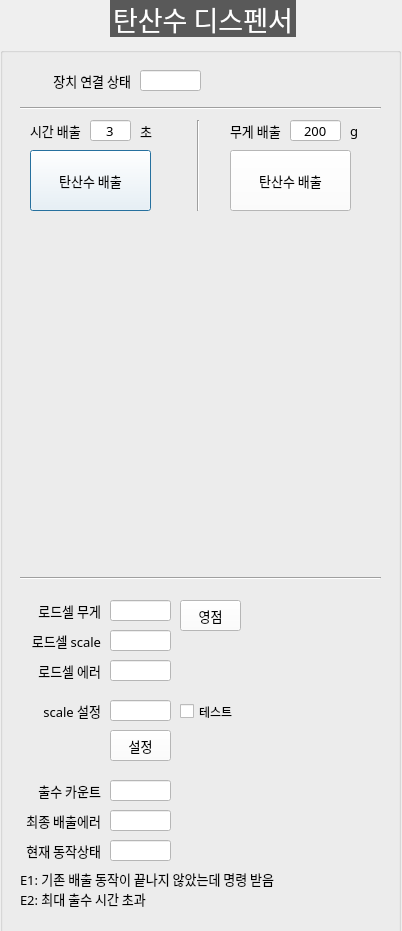
<?xml version="1.0" encoding="UTF-8"?>
<ui version="4.0">
 <class>DialogSodaDispenser</class>
 <widget class="QDialog" name="DialogSodaDispenser">
  <property name="geometry">
   <rect>
    <x>0</x>
    <y>0</y>
    <width>402</width>
    <height>931</height>
   </rect>
  </property>
  <property name="windowTitle">
   <string>Dialog</string>
  </property>
  <widget class="QGroupBox" name="GB_SODA">
   <property name="geometry">
    <rect>
     <x>0</x>
     <y>0</y>
     <width>401</width>
     <height>971</height>
    </rect>
   </property>
   <property name="font">
    <font>
     <family>함초롬돋움</family>
     <pointsize>20</pointsize>
     <weight>50</weight>
     <italic>false</italic>
     <bold>false</bold>
    </font>
   </property>
   <property name="styleSheet">
    <string notr="true">QGroupBox  {
    margin-top: 10px;
	font: 20pt &quot;함초롬돋움&quot;;
}

QGroupBox::title  {
    subcontrol-origin: margin;
    subcontrol-position: top center;
    padding: 10px 8000px 10px 8000px;
    background-color: #595959;
    color: rgb(255, 255, 255);
}
QLabel {
	font: 10pt &quot;함초롬돋움&quot;;
}
QComboBox{
	font: 10pt &quot;함초롬돋움&quot;;
	background-color: #ffffff
}
QPushButton{
	font: 10pt &quot;함초롬돋움&quot;;
	background-color: #ffffff
}
QLineEdit{
	font: 10pt &quot;함초롬돋움&quot;;
	background-color: #ffffff
}



</string>
   </property>
   <property name="title">
    <string>탄산수 디스펜서</string>
   </property>
   <widget class="QLineEdit" name="LE_SODA_CONNECTION">
    <property name="geometry">
     <rect>
      <x>140</x>
      <y>70</y>
      <width>61</width>
      <height>21</height>
     </rect>
    </property>
    <property name="font">
     <font>
      <family>함초롬돋움</family>
      <pointsize>10</pointsize>
      <weight>50</weight>
      <italic>false</italic>
      <bold>false</bold>
     </font>
    </property>
    <property name="readOnly">
     <bool>true</bool>
    </property>
   </widget>
   <widget class="QLabel" name="label_110">
    <property name="geometry">
     <rect>
      <x>20</x>
      <y>70</y>
      <width>111</width>
      <height>21</height>
     </rect>
    </property>
    <property name="font">
     <font>
      <family>함초롬돋움</family>
      <pointsize>10</pointsize>
      <weight>50</weight>
      <italic>false</italic>
      <bold>false</bold>
     </font>
    </property>
    <property name="text">
     <string>장치 연결 상태</string>
    </property>
    <property name="alignment">
     <set>Qt::AlignRight|Qt::AlignTrailing|Qt::AlignVCenter</set>
    </property>
   </widget>
   <widget class="Line" name="line_37">
    <property name="geometry">
     <rect>
      <x>20</x>
      <y>100</y>
      <width>361</width>
      <height>16</height>
     </rect>
    </property>
    <property name="font">
     <font>
      <pointsize>11</pointsize>
     </font>
    </property>
    <property name="orientation">
     <enum>Qt::Horizontal</enum>
    </property>
   </widget>
   <widget class="QPushButton" name="BTN_DISPENSE_SODA_BY_TIME">
    <property name="geometry">
     <rect>
      <x>30</x>
      <y>150</y>
      <width>121</width>
      <height>61</height>
     </rect>
    </property>
    <property name="font">
     <font>
      <family>함초롬돋움</family>
      <pointsize>10</pointsize>
      <weight>50</weight>
      <italic>false</italic>
      <bold>false</bold>
     </font>
    </property>
    <property name="text">
     <string>탄산수 배출</string>
    </property>
   </widget>
   <widget class="QLineEdit" name="LE_DISPENSE_COUNT">
    <property name="geometry">
     <rect>
      <x>110</x>
      <y>780</y>
      <width>61</width>
      <height>21</height>
     </rect>
    </property>
    <property name="font">
     <font>
      <family>함초롬돋움</family>
      <pointsize>10</pointsize>
      <weight>50</weight>
      <italic>false</italic>
      <bold>false</bold>
     </font>
    </property>
    <property name="readOnly">
     <bool>true</bool>
    </property>
   </widget>
   <widget class="QLabel" name="label_112">
    <property name="geometry">
     <rect>
      <x>30</x>
      <y>780</y>
      <width>71</width>
      <height>21</height>
     </rect>
    </property>
    <property name="font">
     <font>
      <family>함초롬돋움</family>
      <pointsize>10</pointsize>
      <weight>50</weight>
      <italic>false</italic>
      <bold>false</bold>
     </font>
    </property>
    <property name="text">
     <string>출수 카운트</string>
    </property>
    <property name="alignment">
     <set>Qt::AlignRight|Qt::AlignTrailing|Qt::AlignVCenter</set>
    </property>
   </widget>
   <widget class="QLineEdit" name="LE_LAST_DISPENSE_ERROR">
    <property name="geometry">
     <rect>
      <x>110</x>
      <y>810</y>
      <width>61</width>
      <height>21</height>
     </rect>
    </property>
    <property name="font">
     <font>
      <family>함초롬돋움</family>
      <pointsize>10</pointsize>
      <weight>50</weight>
      <italic>false</italic>
      <bold>false</bold>
     </font>
    </property>
    <property name="readOnly">
     <bool>true</bool>
    </property>
   </widget>
   <widget class="QLabel" name="label_113">
    <property name="geometry">
     <rect>
      <x>20</x>
      <y>810</y>
      <width>81</width>
      <height>21</height>
     </rect>
    </property>
    <property name="font">
     <font>
      <family>함초롬돋움</family>
      <pointsize>10</pointsize>
      <weight>50</weight>
      <italic>false</italic>
      <bold>false</bold>
     </font>
    </property>
    <property name="text">
     <string>최종 배출에러</string>
    </property>
    <property name="alignment">
     <set>Qt::AlignRight|Qt::AlignTrailing|Qt::AlignVCenter</set>
    </property>
   </widget>
   <widget class="QLabel" name="label_114">
    <property name="geometry">
     <rect>
      <x>20</x>
      <y>840</y>
      <width>81</width>
      <height>21</height>
     </rect>
    </property>
    <property name="font">
     <font>
      <family>함초롬돋움</family>
      <pointsize>10</pointsize>
      <weight>50</weight>
      <italic>false</italic>
      <bold>false</bold>
     </font>
    </property>
    <property name="text">
     <string>현재 동작상태</string>
    </property>
    <property name="alignment">
     <set>Qt::AlignRight|Qt::AlignTrailing|Qt::AlignVCenter</set>
    </property>
   </widget>
   <widget class="QLineEdit" name="LE_OP_STATE">
    <property name="geometry">
     <rect>
      <x>110</x>
      <y>840</y>
      <width>61</width>
      <height>21</height>
     </rect>
    </property>
    <property name="font">
     <font>
      <family>함초롬돋움</family>
      <pointsize>10</pointsize>
      <weight>50</weight>
      <italic>false</italic>
      <bold>false</bold>
     </font>
    </property>
    <property name="readOnly">
     <bool>true</bool>
    </property>
   </widget>
   <widget class="QLabel" name="label">
    <property name="geometry">
     <rect>
      <x>20</x>
      <y>870</y>
      <width>311</width>
      <height>17</height>
     </rect>
    </property>
    <property name="font">
     <font>
      <family>함초롬돋움</family>
      <pointsize>10</pointsize>
      <weight>50</weight>
      <italic>false</italic>
      <bold>false</bold>
     </font>
    </property>
    <property name="text">
     <string>E1: 기존 배출 동작이 끝나지 않았는데 명령 받음</string>
    </property>
   </widget>
   <widget class="QLabel" name="label_2">
    <property name="geometry">
     <rect>
      <x>20</x>
      <y>890</y>
      <width>311</width>
      <height>17</height>
     </rect>
    </property>
    <property name="font">
     <font>
      <family>함초롬돋움</family>
      <pointsize>10</pointsize>
      <weight>50</weight>
      <italic>false</italic>
      <bold>false</bold>
     </font>
    </property>
    <property name="text">
     <string>E2: 최대 출수 시간 초과</string>
    </property>
   </widget>
   <widget class="QPushButton" name="BTN_DISPENSE_SODA_BY_WEIGHT">
    <property name="geometry">
     <rect>
      <x>230</x>
      <y>150</y>
      <width>121</width>
      <height>61</height>
     </rect>
    </property>
    <property name="font">
     <font>
      <family>함초롬돋움</family>
      <pointsize>10</pointsize>
      <weight>50</weight>
      <italic>false</italic>
      <bold>false</bold>
     </font>
    </property>
    <property name="text">
     <string>탄산수 배출</string>
    </property>
   </widget>
   <widget class="QLabel" name="label_22">
    <property name="geometry">
     <rect>
      <x>140</x>
      <y>120</y>
      <width>21</width>
      <height>21</height>
     </rect>
    </property>
    <property name="font">
     <font>
      <family>함초롬돋움</family>
      <pointsize>10</pointsize>
      <weight>50</weight>
      <italic>false</italic>
      <bold>false</bold>
     </font>
    </property>
    <property name="text">
     <string>초</string>
    </property>
   </widget>
   <widget class="QLineEdit" name="LE_OUT_TIME">
    <property name="geometry">
     <rect>
      <x>90</x>
      <y>120</y>
      <width>41</width>
      <height>21</height>
     </rect>
    </property>
    <property name="font">
     <font>
      <family>함초롬돋움</family>
      <pointsize>10</pointsize>
      <weight>50</weight>
      <italic>false</italic>
      <bold>false</bold>
     </font>
    </property>
    <property name="text">
     <string>3</string>
    </property>
    <property name="alignment">
     <set>Qt::AlignCenter</set>
    </property>
   </widget>
   <widget class="QLabel" name="label_116">
    <property name="geometry">
     <rect>
      <x>20</x>
      <y>600</y>
      <width>81</width>
      <height>21</height>
     </rect>
    </property>
    <property name="font">
     <font>
      <family>함초롬돋움</family>
      <pointsize>10</pointsize>
      <weight>50</weight>
      <italic>false</italic>
      <bold>false</bold>
     </font>
    </property>
    <property name="text">
     <string>로드셀 무게</string>
    </property>
    <property name="alignment">
     <set>Qt::AlignRight|Qt::AlignTrailing|Qt::AlignVCenter</set>
    </property>
   </widget>
   <widget class="QLabel" name="label_117">
    <property name="geometry">
     <rect>
      <x>20</x>
      <y>630</y>
      <width>81</width>
      <height>21</height>
     </rect>
    </property>
    <property name="font">
     <font>
      <family>함초롬돋움</family>
      <pointsize>10</pointsize>
      <weight>50</weight>
      <italic>false</italic>
      <bold>false</bold>
     </font>
    </property>
    <property name="text">
     <string>로드셀 scale</string>
    </property>
    <property name="alignment">
     <set>Qt::AlignRight|Qt::AlignTrailing|Qt::AlignVCenter</set>
    </property>
   </widget>
   <widget class="QLabel" name="label_118">
    <property name="geometry">
     <rect>
      <x>20</x>
      <y>660</y>
      <width>81</width>
      <height>21</height>
     </rect>
    </property>
    <property name="font">
     <font>
      <family>함초롬돋움</family>
      <pointsize>10</pointsize>
      <weight>50</weight>
      <italic>false</italic>
      <bold>false</bold>
     </font>
    </property>
    <property name="text">
     <string>로드셀 에러</string>
    </property>
    <property name="alignment">
     <set>Qt::AlignRight|Qt::AlignTrailing|Qt::AlignVCenter</set>
    </property>
   </widget>
   <widget class="QLineEdit" name="LE_LOADCELL_WEIGHT">
    <property name="geometry">
     <rect>
      <x>110</x>
      <y>600</y>
      <width>61</width>
      <height>21</height>
     </rect>
    </property>
    <property name="font">
     <font>
      <family>함초롬돋움</family>
      <pointsize>10</pointsize>
      <weight>50</weight>
      <italic>false</italic>
      <bold>false</bold>
     </font>
    </property>
    <property name="readOnly">
     <bool>true</bool>
    </property>
   </widget>
   <widget class="QLineEdit" name="LE_LOADCELL_SCALE">
    <property name="geometry">
     <rect>
      <x>110</x>
      <y>630</y>
      <width>61</width>
      <height>21</height>
     </rect>
    </property>
    <property name="font">
     <font>
      <family>함초롬돋움</family>
      <pointsize>10</pointsize>
      <weight>50</weight>
      <italic>false</italic>
      <bold>false</bold>
     </font>
    </property>
    <property name="readOnly">
     <bool>true</bool>
    </property>
   </widget>
   <widget class="QLineEdit" name="LE_LOADCELL_ERROR">
    <property name="geometry">
     <rect>
      <x>110</x>
      <y>660</y>
      <width>61</width>
      <height>21</height>
     </rect>
    </property>
    <property name="font">
     <font>
      <family>함초롬돋움</family>
      <pointsize>10</pointsize>
      <weight>50</weight>
      <italic>false</italic>
      <bold>false</bold>
     </font>
    </property>
    <property name="readOnly">
     <bool>true</bool>
    </property>
   </widget>
   <widget class="QLabel" name="label_119">
    <property name="geometry">
     <rect>
      <x>20</x>
      <y>700</y>
      <width>81</width>
      <height>21</height>
     </rect>
    </property>
    <property name="font">
     <font>
      <family>함초롬돋움</family>
      <pointsize>10</pointsize>
      <weight>50</weight>
      <italic>false</italic>
      <bold>false</bold>
     </font>
    </property>
    <property name="text">
     <string>scale 설정</string>
    </property>
    <property name="alignment">
     <set>Qt::AlignRight|Qt::AlignTrailing|Qt::AlignVCenter</set>
    </property>
   </widget>
   <widget class="QLineEdit" name="LE_LOADCELL_SET_SCALE">
    <property name="geometry">
     <rect>
      <x>110</x>
      <y>700</y>
      <width>61</width>
      <height>21</height>
     </rect>
    </property>
    <property name="font">
     <font>
      <family>함초롬돋움</family>
      <pointsize>10</pointsize>
      <weight>50</weight>
      <italic>false</italic>
      <bold>false</bold>
     </font>
    </property>
    <property name="readOnly">
     <bool>false</bool>
    </property>
   </widget>
   <widget class="QPushButton" name="BTN_SET_SCALE">
    <property name="geometry">
     <rect>
      <x>110</x>
      <y>730</y>
      <width>61</width>
      <height>31</height>
     </rect>
    </property>
    <property name="font">
     <font>
      <family>함초롬돋움</family>
      <pointsize>10</pointsize>
      <weight>50</weight>
      <italic>false</italic>
      <bold>false</bold>
     </font>
    </property>
    <property name="text">
     <string>설정</string>
    </property>
   </widget>
   <widget class="QPushButton" name="BTN_TARE">
    <property name="geometry">
     <rect>
      <x>180</x>
      <y>600</y>
      <width>61</width>
      <height>31</height>
     </rect>
    </property>
    <property name="font">
     <font>
      <family>함초롬돋움</family>
      <pointsize>10</pointsize>
      <weight>50</weight>
      <italic>false</italic>
      <bold>false</bold>
     </font>
    </property>
    <property name="text">
     <string>영점</string>
    </property>
   </widget>
   <widget class="QLineEdit" name="LE_OUT_WEIGHT">
    <property name="geometry">
     <rect>
      <x>290</x>
      <y>120</y>
      <width>51</width>
      <height>21</height>
     </rect>
    </property>
    <property name="font">
     <font>
      <family>함초롬돋움</family>
      <pointsize>10</pointsize>
      <weight>50</weight>
      <italic>false</italic>
      <bold>false</bold>
     </font>
    </property>
    <property name="text">
     <string>200</string>
    </property>
    <property name="alignment">
     <set>Qt::AlignCenter</set>
    </property>
   </widget>
   <widget class="QLabel" name="label_27">
    <property name="geometry">
     <rect>
      <x>350</x>
      <y>120</y>
      <width>21</width>
      <height>21</height>
     </rect>
    </property>
    <property name="font">
     <font>
      <family>함초롬돋움</family>
      <pointsize>10</pointsize>
      <weight>50</weight>
      <italic>false</italic>
      <bold>false</bold>
     </font>
    </property>
    <property name="text">
     <string>g</string>
    </property>
   </widget>
   <widget class="QLabel" name="label_111">
    <property name="geometry">
     <rect>
      <x>30</x>
      <y>120</y>
      <width>61</width>
      <height>21</height>
     </rect>
    </property>
    <property name="font">
     <font>
      <family>함초롬돋움</family>
      <pointsize>10</pointsize>
      <weight>50</weight>
      <italic>false</italic>
      <bold>false</bold>
     </font>
    </property>
    <property name="text">
     <string>시간 배출</string>
    </property>
    <property name="alignment">
     <set>Qt::AlignLeading|Qt::AlignLeft|Qt::AlignVCenter</set>
    </property>
   </widget>
   <widget class="QLabel" name="label_121">
    <property name="geometry">
     <rect>
      <x>230</x>
      <y>120</y>
      <width>61</width>
      <height>21</height>
     </rect>
    </property>
    <property name="font">
     <font>
      <family>함초롬돋움</family>
      <pointsize>10</pointsize>
      <weight>50</weight>
      <italic>false</italic>
      <bold>false</bold>
     </font>
    </property>
    <property name="text">
     <string>무게 배출</string>
    </property>
    <property name="alignment">
     <set>Qt::AlignLeading|Qt::AlignLeft|Qt::AlignVCenter</set>
    </property>
   </widget>
   <widget class="Line" name="line_39">
    <property name="geometry">
     <rect>
      <x>20</x>
      <y>570</y>
      <width>361</width>
      <height>16</height>
     </rect>
    </property>
    <property name="font">
     <font>
      <pointsize>11</pointsize>
     </font>
    </property>
    <property name="orientation">
     <enum>Qt::Horizontal</enum>
    </property>
   </widget>
   <widget class="Line" name="line">
    <property name="geometry">
     <rect>
      <x>190</x>
      <y>120</y>
      <width>16</width>
      <height>91</height>
     </rect>
    </property>
    <property name="orientation">
     <enum>Qt::Vertical</enum>
    </property>
   </widget>
   <widget class="QCheckBox" name="CB_SCALE_TEST">
    <property name="geometry">
     <rect>
      <x>180</x>
      <y>700</y>
      <width>81</width>
      <height>23</height>
     </rect>
    </property>
    <property name="text">
     <string>테스트</string>
    </property>
   </widget>
  </widget>
 </widget>
 <resources/>
 <connections/>
</ui>
